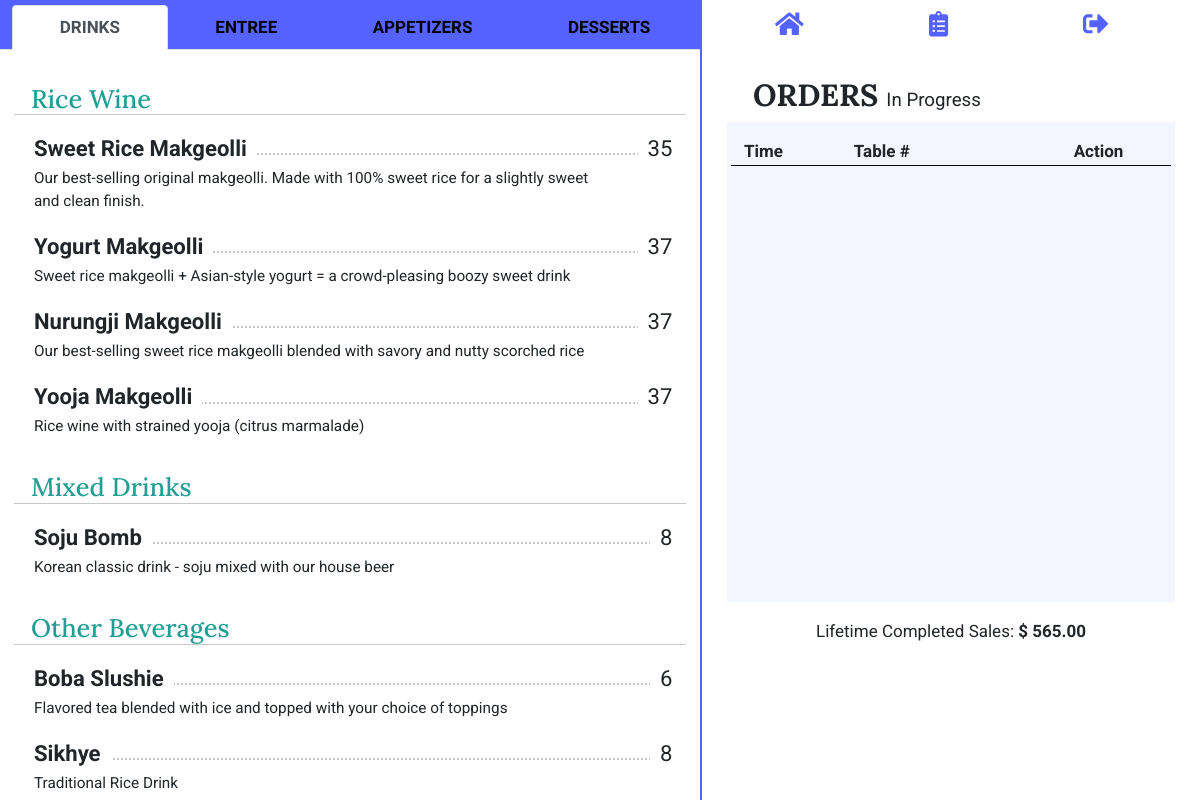
The page /orders on the database its author committed.
### tables.py (models this page shows)
class Category(db.Model):
    __tablename__ = "category"
    id = db.Column(db.Integer, primary_key=True)
    name = db.Column(db.String(30), nullable=False)
    items = relationship("MenuItem", back_populates="category")
    sections = relationship("Section", back_populates="category")
    status = db.Column(db.String(50), nullable=False)

class Section(db.Model):
    __tablename__ = "section"
    id = db.Column(db.Integer, primary_key=True)
    name = db.Column(db.String(50), nullable=False)
    items = relationship("MenuItem", back_populates="section")
    category_id = db.Column(db.Integer, db.ForeignKey("category.id"))
    category = relationship("Category", back_populates="sections")
    status = db.Column(db.String(50), nullable=False)

class MenuItem(db.Model):
    __tablename__ = "item"
    id = db.Column(db.Integer, primary_key=True)
    name = db.Column(db.String(30), nullable=False, unique=True)
    price = db.Column(db.Integer, nullable=False)
    description = db.Column(db.String(120), nullable=True)
    mods = relationship("ItemMod", back_populates="item")
    category_id = db.Column(db.Integer, db.ForeignKey("category.id"))
    category = relationship("Category", back_populates="items")
    section_id = db.Column(db.Integer, db.ForeignKey("section.id"))
    section = relationship("Section", back_populates="items")
    order_items = relationship("OrderItem", back_populates="item")
    status = db.Column(db.String(50), nullable=False)

### main.py (the view)
@app.route('/orders')
def show_orders():
    menu, categories, sections = menu_create()
    orders = db.session.query(Order).filter(Order.status.not_in(['closed', 'cancelled'])).all()
    closed_orders = db.session.query(Order).filter(Order.status == "closed").all()
    lifetime_total = 0
    for x in closed_orders:
        for y in x.order_items:
            lifetime_total += y.subtotal
    return render_template('show-orders.html', menu=menu, categories=categories, sections=sections, orders=orders,
                           total=lifetime_total)

### main.py (called while the page is built)
def menu_create():
    menu = MenuItem.query.filter(MenuItem.status == "active").all()
    categories = Category.query.filter(Category.status == "active").all()
    sections = Section.query.filter(Section.status == "active").all()
    return menu, categories, sections

### templates/show-orders.html (shortened to what this page needs)
{% block content %}
{% include "header.html" %}
<div class="container">
    <div class="row main-row">
        <div class="col-md-7 left-side">
            {% include "menu.html" %}
        </div>
        <div class="col-md-5 right-side">
            {% include "navbar.html" %}
            <h1 class="right-heading">
                ORDERS
                <span class="right-subheading">In Progress</span>
            </h1>
            <div class="container show-orders">
                <div class="show-orders-data">
                    <div class="row orders-header">
                        <div class="col-md-3">
                            Time
                        </div>
                        <div class="col-md-6">
                            Table #
                        </div>
                        <div class="col-md-3">
                            Action
                        </div>
                    </div>
                </div>
            </div>
            <center>Lifetime Completed Sales:
                <strong>{{ "$ %.2f"|format(total) }}</strong>
            </center>
        </div>
    </div>
</div>
{% endblock %}

### templates/menu.html (shortened to what this page needs)
<div class="menu-box">
  <ul class="menu-tabs nav nav-tabs nav-fill" role="tablist">
    {% for category in categories: %}
    {% if loop.first %}
    <li class="nav-item" role="presentation">
      <button aria-controls="{{ category.name }}" aria-selected="true" class="nav-link active" data-bs-target="#{{ category.name }}" data-bs-toggle="tab" id="{{ category.name }}-tab" role="tab" type="button">
        {{ category.name }}
      </button>
    </li>
    {% else: %}
    <li class="nav-item" role="presentation">
      <button aria-controls="{{ category.name }}" aria-selected="false" class="nav-link" data-bs-target="#{{ category.name }}" data-bs-toggle="tab" id="{{ category.name }}-tab" role="tab" type="button">
        {{ category.name }}
      </button>
    </li>
    {% endif %}
    {% endfor %}
  </ul>
  <div class="menu-content tab-content" id="nav-tabContent">
    {% for category in categories: %}
    <div aria-labelledby="{{ category.name }}-tab" class="tab-pane fade show {% if loop.first %}active{% endif %}" id="{{ category.name }}" role="tabpanel">
      {% for section in sections: %}
      {% if section.category.id == category.id: %}
      <h1 class="menu-section-header">
        {{ section.name }}
      </h1>
      <hr />
      {% endif %}
      {% for item in menu: %}
      {% if item.category.name == category.name and item.section.name == section.name: %}
      <div class="item">
        <span class="item-name">
          {{ item.name }}
        </span>
        <span class="menu-price">
          {{ item.price }}
        </span>
        <hr class="dots" />
        <p class="menu-description">
          {{ item.description }}
        </p>
      </div>
      {% endif %}
      {% endfor %}
      {% endfor %}
    </div>
    {% endfor %}
  </div>
</div>

### static/main.css (style rules this page uses)
:root { font-size: 17px; padding: 0; margin: 0; }
body { font-family: 'Roboto', sans-serif; }
.container { padding: 0; margin: 0; }
.main-row { width: 100vw; margin: 0; padding: 0; }
.left-side { position: relative; height: 100vh; padding: 0; }
.right-side { float: right; height: 100vh; border-left: 2px solid #5463FF; padding: 0; }

### static/menu.css (style rules this page uses)
.menu-box { max-height: 100%; overflow: auto; }
.menu-tabs { padding: 5px 1% 0; position: -webkit-sticky; position: sticky; top: 0; background-color: #5463FF; width: 100%; z-index: 1; }
.nav-link { color: black; font-weight: bold; background-color: #757eff; margin: 0 5px; }
.menu-content { padding: 0 2%; margin: 0; }
.menu-section-header { font-size: 1.5rem; margin: 2rem 1rem 0; font-family: 'Lora', serif; color: #219F94; }
hr { margin: 0 auto 1rem; width: 100%; }
.item { width: 100%; padding-left: 20px; }
hr.dots { border-top: 2px dotted #fefefe; width: 95%; position: relative; top: -0.7rem; z-index: -1; margin: 0; }
.item-name { font-weight: bold; padding-right: 10px; font-size: 1.3rem; background-color: white; }
.menu-price { font-size: 1.3rem; background-color: white; position: relative; float: right; margin: 0 0.8rem; padding-left: 10px; }
.menu-description { font-size: 0.9rem; margin-right: 5rem; }

### static/settings.css (style rules this page uses)
.right-heading { font-family: 'Lora', serif; font-size: 1.8rem; font-weight: bold; padding: 1rem 0 0; position: relative; left: 3rem; width: 75% }
.right-subheading { font-family: 'Roboto', sans-serif; font-size: 1.1rem; font-weight: normal; }

### static/order.css (style rules this page uses)
.show-orders { position: relative; height: 60vh; background-color: #F3F5FF; margin-left: 5%; margin-bottom: 1rem; width: 90%; }
.show-orders-data { max-height: 100%; overflow: auto; background-color: #F3F5FF; padding: 1rem; }
.orders-header { font-weight: bold; border-bottom: 1px solid black; }

### rows shown on the page
Category: name "DRINKS"
Category: name "ENTREE"
Category: name "APPETIZERS"
Category: name "DESSERTS"
Section: name "Rice Wine"
MenuItem: name "Sweet Rice Makgeolli", price "35", description "Our best-selling original makgeolli. Made with 100% sweet rice for a slightly sweet and clean finish."
MenuItem: name "Yogurt Makgeolli", price "37", description "Sweet rice makgeolli + Asian-style yogurt = a crowd-pleasing boozy sweet drink"
MenuItem: name "Nurungji Makgeolli", price "37", description "Our best-selling sweet rice makgeolli blended with savory and nutty scorched rice"
MenuItem: name "Yooja Makgeolli", price "37", description "Rice wine with strained yooja (citrus marmalade)"
Section: name "Mixed Drinks"
MenuItem: name "Soju Bomb", price "8", description "Korean classic drink - soju mixed with our house beer"
Section: name "Other Beverages"
MenuItem: name "Boba Slushie", price "6", description "Flavored tea blended with ice and topped with your choice of toppings"
MenuItem: name "Sikhye", price "8", description "Traditional Rice Drink"

### other values the page prints
{{ "$ %.2f"|format(total) }} "$ 565.00"
